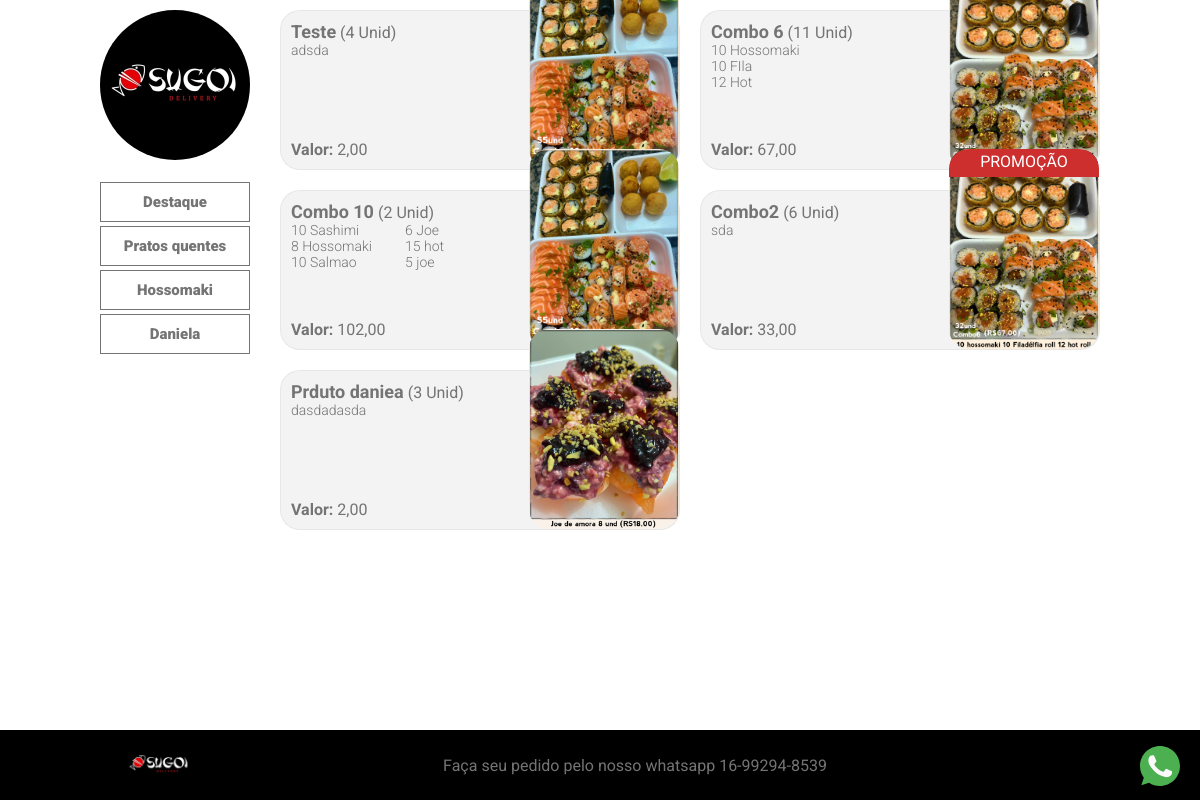
The page / on the database its author committed.
### produto/models.py (models this page shows, shortened)
class Categoria(models.Model):
    nome = models.CharField(max_length=100)
    ativo = models.BooleanField(choices=[(True, 'Sim'), (False, 'Não')], default=True)
    class Meta:
        ordering = ['nome']
    def __str__(self) -> str:
        return self.nome

class Produto(models.Model):
    nome = models.CharField(max_length=100)
    quantidade = models.IntegerField()
    valor = models.DecimalField(max_digits=8, decimal_places=2)
    categoria = models.ForeignKey(Categoria, on_delete=models.DO_NOTHING)
    descricao = models.TextField(null=True,)
    destaque = models.BooleanField(default=False)
    promocao = models.BooleanField(default=False)
    ativo = models.BooleanField(default=True)
    imagem = ImageField(upload_to='produtos/%Y/', default="img/padrao.jpg", null=True, blank=True)
    order = models.IntegerField(default=0, blank=False, null=False)
    class Meta:
        ordering = ['order']

### produto/views.py (the view)
# urls.py: path('', views.home, name="home"),
def home(request):
    categorias = Categoria.objects.filter(ativo=True).annotate(num_produtos=Count('produto')).exclude(num_produtos=0)
    produtos = Produto.objects.filter(destaque=True,ativo=True)
    return render(request,'index.html', {'produtos':produtos ,'categorias':categorias})

### templates/index.html (shortened to what this page needs)
{% extends 'base.html' %}
{% block content %}
{% load thumbnail %}
<section class="conteudo">
    <div class="tabela">
        {% for produto in produtos %}
        <div class="bloco" onclick="abrirPopup('{{ produto.imagem.url }}')">
            <div class="bloco-esq">
                <span class="titulo"><b>{{ produto.nome|capfirst }}</b>  ({{ produto.quantidade }} Unid)</span>
                <span class="descricao"
                {% if produto.descricao|length > 30 %}
                    style="column-count: 2; column-gap: 0px;"
                {% endif %}>{{ produto.descricao|linebreaksbr  }}
                </span>
                <span class="valor"><b>Valor:</b> {{ produto.valor }}</span>
            </div>
            <div class="bloco-dir galeria">
                {% if produto.promocao == True %}
                <span class="promocao">PROMOÇÃO</span>
                {% endif %}
                {% thumbnail produto.imagem "158x158" crop="center" as im %}
                <img class="imagem" src="{{ im.url }}"  alt="Imagem" />
                {% endthumbnail %}
            </div>
        </div>
        {% endfor %}
    </div>
</section>
{% endblock %}

### templates/base.html (shortened to what this page needs)
{% load static %}
<!DOCTYPE html>
<html lang="en">
<head>
    <link rel="stylesheet" type="text/css" href="{% static 'css/estilo.css' %}"/>
</head>
<body>
  <div id="container">
    <div class="menu">
        <img class="logo" src="/media/static/logo.jpg">
        <a class="menu-item" href="{% url 'produto:home' %}">Destaque</a>
        {% for categoria in categorias %}
            <a class="menu-item" href="{% url 'produto:produto_list' id=categoria.id %}">{{ categoria|capfirst}}</a>
        {% endfor %}
    </div>
    {% block content %}
    {% endblock %}
    <div class="footer">
      <img src="/media/static/logo.jpg" width="70" height="70">
      Faça seu pedido pelo nosso whatsapp 16-99294-8539
      <div class="icons">
        <a href="https://api.whatsapp.com/send?phone=5516992948539&text=Texto%20aqui"
    target="_blank"
    style="position:fixed;bottom:10px;right:20px;">
</a>
      </div>
    </div>
</div>
</body>
</html>

### static/css/estilo.css (style rules this page uses)
body { font-family: 'Roboto', sans-serif ; color: #747474; display: flex; margin: 0 auto; width: 1020px; }
.menu { display: flex; flex-direction: column; background-color: #fff; padding: 10px; width: 150px; margin-right: 10px; padding-bottom: 70px; }
.logo { border-radius:50% ; margin-bottom: 20px; }
.menu-item { color: #747474; padding: 10px; text-decoration: none; font-size: 15px; font-weight: 900; text-align: center; border: #747474 1px solid; margin: 2px 0; }
#container { display: flex; width: 100%; }
.conteudo { padding-bottom: 70px; }
.footer { width: 100%; height: 70px; background-color:black; position: fixed; bottom: 0; left: 50%; transform: translateX(-50%); margin-top: 20px; display: flex; justify-content: space-around; align-items: center; z-index: 9999; }
.tabela { display: flex; flex-wrap: wrap; justify-content: left; margin: 0 auto; min-height: 100%; }
.bloco { width: 400px; height: 160px; background-color: #f3f3f3; margin: 10px; box-sizing: border-box; display: flex; border: 1px rgba(0, 0, 0, 0.05) solid; justify-content:flex-start; border-radius: 20px; cursor: pointer; }
.bloco-esq { display: flex; flex-direction: column; padding: 10px; width: 250px; }
.bloco-esq .titulo b { font-size: 12px; }
.bloco-esq .titulo b { font-family: 'Roboto', sans-serif; font-size: 18px; }
.bloco-esq .descricao { font-weight: 300; font-size: 14px; height: 109px; }
.bloco-esq .valor { font-size: 16px; }
.bloco-dir { display: flex; align-self: flex-end; position: relative; }
.bloco-dir .imagem { border-radius: 20px; z-index: 2; }
.promocao { width: 100%; height: 25px; background-color: rgb(205, 46, 46); border-radius: 20px 20px 0 0px ; position: absolute; top: 0; left: 0; z-index: 3; text-align: center; color: #fff; padding-top: 3px; }
.galeria { display: flex; flex-wrap: wrap; justify-content: center; position: relative; z-index: 4; }
.galeria .imagem { max-width: 200px; max-height: 200px; cursor: pointer; }

### rows shown on the page
Categoria: nome "Pratos quentes"
Categoria: nome "Hossomaki"
Categoria: nome "Daniela"
Produto: nome "Teste", quantidade "4", descricao "adsda", valor "2,00"
Produto: nome "Combo 6", quantidade "11", descricao "10 Hossomaki 10 FIla 12 Hot", valor "67,00"
Produto: nome "Combo 10", quantidade "2", descricao "10 Sashimi 8 Hossomaki 10 Salmao 6 Joe 15 hot 5 joe", valor "102,00"
Produto: nome "Combo2", quantidade "6", descricao "sda", valor "33,00", promocao "PROMOÇÃO"
Produto: nome "Prduto daniea", quantidade "3", descricao "dasdadasda", valor "2,00", shows a picture
